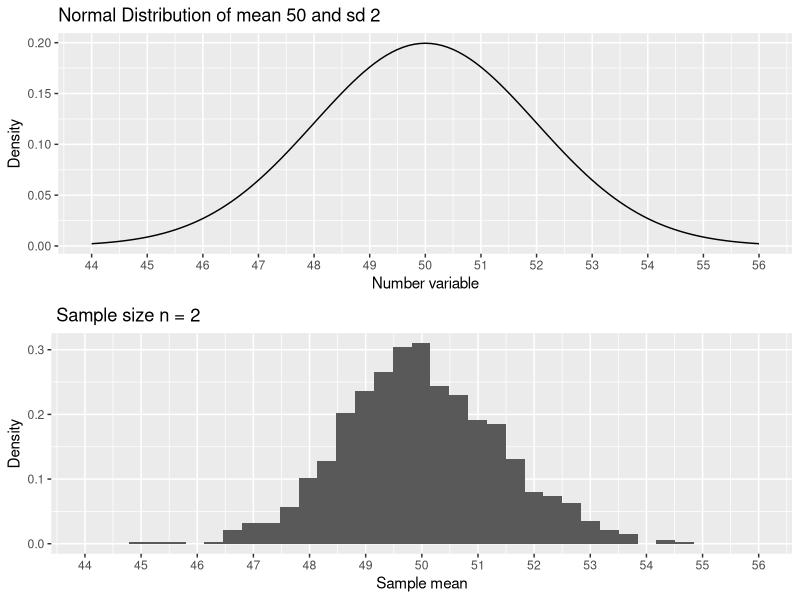

Source code (R):
# File: R_sampling_b.R
# Course: Ch7.R.Sampling
# Section: statistics from random sampling distribution
# Author: vvn weian chao, CoLLab cc, vvnchao@gmail.com
# Date: 2022-11-07

# Random Sampling from Normal Distribution with mean of 50 and SD of 2
# n = 25 & 1000 times
# (1) theoretical numbers from normal distribution
x <- seq(44,56,0.1)
d <- dnorm(x,mean = 50, sd = 2)
d.norm <- data.frame(x = x, y = d, label = "normal")
library(ggplot2)
p1 <- ggplot(data = d.norm, aes(x,y))+
  geom_line()+
  scale_x_continuous(breaks = seq(44, 56, by = 1))+
  labs(title = "Normal Distribution of mean 50 and sd 2",
       x = "Number variable",
       y = "Density")

# (2) n = 25, repeatably sampling 1,000
# do loop
i <- 0
x.mean <- 0
# you can change the sample size n 
rnorm(2, mean = 50, sd = 2)
for (i in 1:1000) {
  x.mean[i] <- mean(rnorm(2, mean = 50, sd = 2))
}
d.mean <- data.frame(x = x.mean)
p2 <- ggplot(data = d.mean, aes(x,..density..))+
  geom_histogram()+
  coord_cartesian(xlim = c(44,56))+
  scale_x_continuous(breaks = seq(44, 56, by = 1))+
  labs(title = " Sample size n = 2 ",
       x = "Sample mean",
       y = "Density")

library(gridExtra)
grid.arrange(p1,p2,nrow = 2)


